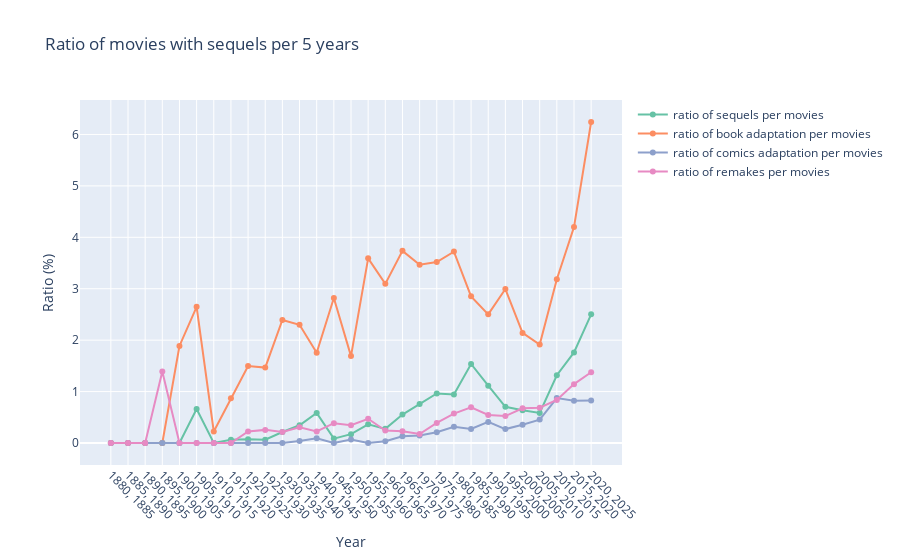

Notebook code for this chart:
### Code cell
from src.models.movie_counter import get_ratio_movie_figure

fig = get_ratio_movie_figure(movie_frames_concat)
fig.write_html("results/ratio_movie_figure_1880_2024.html")
fig
